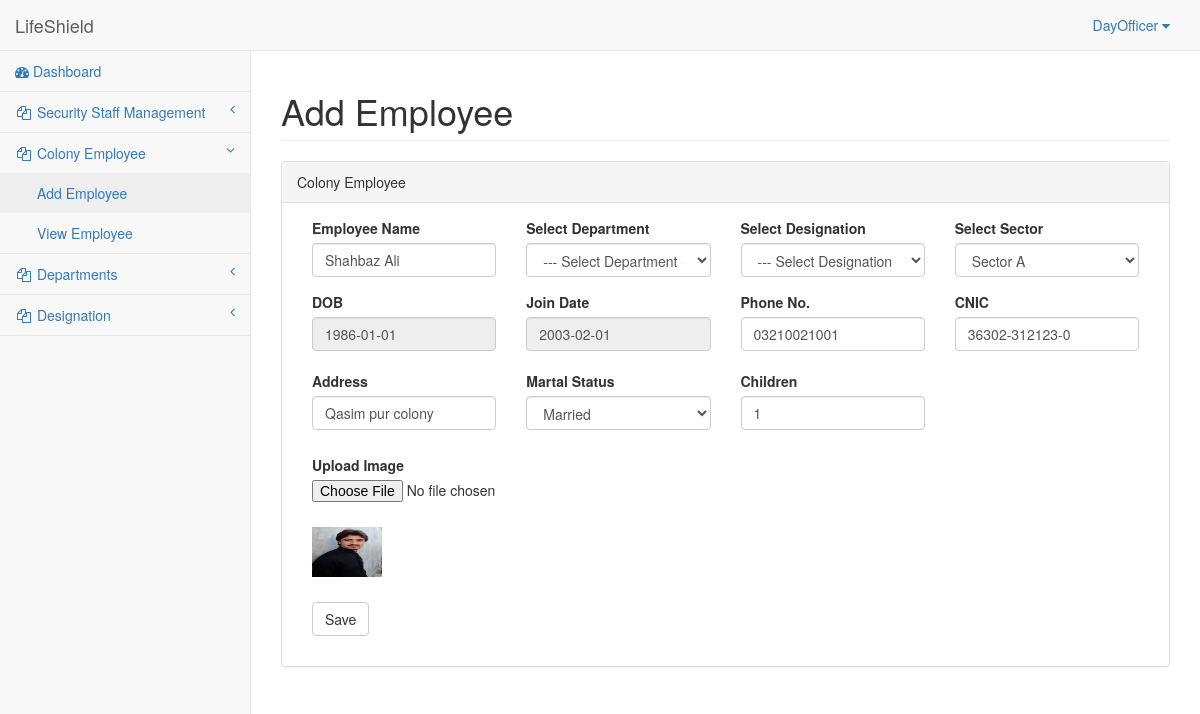
Screenshot of /admin/add_emp?id=1 (signed in) with the database file from the repository.
### tables this page shows
CREATE TABLE IF NOT EXISTS `tblemployee` (
  `emp_id` int(11) NOT NULL,
  `emp_name` varchar(32) NOT NULL,
  `depart_id` int(11) NOT NULL,
  `designation_id` int(11) NOT NULL,
  `emp_sector` varchar(32) NOT NULL,
  `emp_dob` date NOT NULL,
  `emp_phone` varchar(13) NOT NULL,
  `emp_address` varchar(255) NOT NULL,
  `emp_NIC` varchar(15) NOT NULL,
  `emp_Join_date` date DEFAULT NULL,
  `marital_status` varchar(32) NOT NULL,
  `children` int(11) NOT NULL,
  `emp_img_name` varchar(255) NOT NULL,
  `emp_officer` varchar(32) NOT NULL,
  `emp_created` datetime NOT NULL,
  `emp_modified` datetime NOT NULL
);

### admin/add_emp.php (the view, shortened to what this page needs)
<?php include_once('top.php');
	if(!empty($_GET['id']))
	{
	$GetID = mysql_real_escape_string($_GET['id']);
	$Where = "emp_id = '".(int)$GetID."'";
	$GetRow = GetRecord("tblemployee", $Where);
	$emp_name = $GetRow['emp_name'];
	$emp_sector = $GetRow['emp_sector'];
	$emp_img_name = $GetRow['emp_img_name'];
	}
?>
<body>
    <div id="wrapper">
        <nav class="navbar navbar-default navbar-static-top" role="navigation" style="margin-bottom: 0">
        <?php include_once('header.php');?>
        <?php include_once('leftsidebar.php');?>
        </nav>
        <div id="page-wrapper">
            <div class="row">
                <div class="col-lg-12">
                    <h1 class="page-header">Add Employee</h1>
                </div>
            </div>
            <div class="row">
                <div class="col-lg-12">
                    <div class="panel panel-default">
                        <div class="panel-heading">
                            Colony Employee
                        </div>
                        <div class="panel-body">
                            <div class="row">
                                <div class="col-lg-12">
                                    <form role="form" action="action.php" id="myForm" method="post" enctype="multipart/form-data">
                                        <?php TextField("Employee Name", "emp_name", $emp_name, "50","3","form-control required"); ?>
                                        <div class="form-group col-lg-3">
                                         <label>Select Department</label>
                                            <select class="form-control required" name="depart_id" id="depart_id">
                                            	<option value=""> --- Select Department --- </option>
                                            </select>
                                        </div>
                                        <div class="form-group col-lg-3">
                                         <label>Select Designation</label>
                                            <select class="form-control required" name="designation_id" id="designation_id">
                                            	<option value=""> --- Select Designation --- </option>
                                            </select>
                                        </div>
                                        <div class="form-group col-lg-3">
                                            <label>Select Sector</label>
                                            <?php ArrayComboBox("emp_sector", $emp_sector, $sector, true, "", "---Select Sector---", "required form-control", "");?>
                                       </div>
                                        <div class="clear">&nbsp;</div>
                                        <div class="form-group col-lg-3">
                                            <label>Martal Status</label>
                                       </div>
                                        <div class="form-group m-r-15 m-t-10 col-lg-12 p-l-0">
                                            <label>Upload Image</label>
                                            <input type="file" name="fileToUpload" id="fileToUpload" class="">
                                        </div>
                                        <div class="form-group col-lg-4 m-t-10">
                                        	<?php if(!empty($GetID) && !empty($emp_img_name)) {  ?>
                                            <img src="security_staff_images/employee/<?php echo $emp_img_name;?>" height="50" width="70" alt="Employee">
                                            <?php } ?>
                                        </div>
                                        <div class="form-group col-lg-6">
                                        <button type="submit" class="btn btn-default m-t-10">Save</button>
                                        </div>
                                    </form>
                                </div>
                            </div>
                        </div>
                    </div>
                </div>
            </div>
        </div>
    </div>
    <link rel="stylesheet" href="../dist/css/default.css" type="text/css">
</body>
</html>

### admin/functions.php (shortened to what this page needs)
<?
	include_once('config.php');
	function MySQLQuery($query)
	{
		global $conn;
		$success = mysqli_query($conn,$query);
		return $success;
	}
	function GetRecord($strTable, $strCriteria)
	{
		$strQuery = "select * from $strTable ";
		if(!empty($strCriteria))
			$strQuery .= "where $strCriteria;";
		$nResult = MySQLQuery($strQuery);
		return mysqli_fetch_array($nResult);
	}
	function TextField($strLabel, $strField, $strValue, $nMaxLength, $nDivWidth, $strClass, $bPassword="", $strExtra="")
	{
		$str = '';
		$str .="<div class='form-group m-b-0 col-lg-".$nDivWidth."'>";
		if(!empty($strLabel))
			$str .="<label>".$strLabel."</label>";
			if(empty($bPassword))
				$str .="<input type='text' class=\"$strClass\" placeholder=\"$strLabel\" name=\"$strField\" id=\"$strField\" value=\"$strValue\" maxlength='".$nMaxLength."' class=\"$strClass\" \"$strExtra\">";
			else
				$str .="<input type='password' class='form-control required' placeholder=\"$strLabel\" name=\"$strField\" id=\"$strField\" value=\"$strValue\" maxlength='".$nMaxLength."' class=\"$strClass\" \"$strExtra\">";
		$str .="</div>";
		echo $str;
	}
	function ComboBox($nSelectedVal, $arr, $bIndexValue)
	{
		for($i=0; $i < sizeof($arr); $i++)
		{
			$j = $i+1;
			if($bIndexValue)
				if($j == $nSelectedVal)
					echo "<option value=$j selected>" . $arr[$i] . "\r\n";
				else
					echo "<option value=$j>" . $arr[$i] . "\r\n";
			else
				if($nSelectedVal == $arr[$i])
					echo "<option selected>" . $arr[$i] . "\r\n";
				else
					echo "<option>" . $arr[$i] . "\r\n";
		}
	}
	function ArrayComboBox($strName, $nSelectedVal, $arr, $bIndexValue = true, $strOnChange = "", $strFirstOption = "", $strClass="", $Style="")
	{
		if(empty($strOnChange))
		{
			echo "		<select name='$strName' id='$strName' style='$Style' class='$strClass'>";
		}
		else
		{
			echo "<select name=$strName id=$strName onChange=\"javascript: $strOnChange\" style='$Style' class=$strClass><br>";
			if(!empty($strFirstOption))
			echo "<option value=''>$strFirstOption</option>";
		}
		ComboBox($nSelectedVal, $arr, $bIndexValue);
		echo "		</select>";
	}
?>

### admin/top.php (style rules this page uses)
.clear { clear:both !important; }
.m-b-0 { margin-bottom: 0px; }
.p-l-0 { padding-left: 0px !important; }
.m-t-10 { margin-top: 10px !important; }
.m-r-15 { margin-left: 15px !important; }

### rows the page displays
tblemployee: emp_name "Shahbaz Ali", emp_sector "Sector A", emp_dob "1986-01-01", emp_Join_date "2003-02-01", emp_phone "03210021001", emp_NIC "36302-312123-0", emp_address "Qasim pur colony", marital_status "Married", children "1", emp_img_name (picture)

### other values shown
$strLabel "Employee Name DOB Join Date Phone No. CNIC Address Children"
